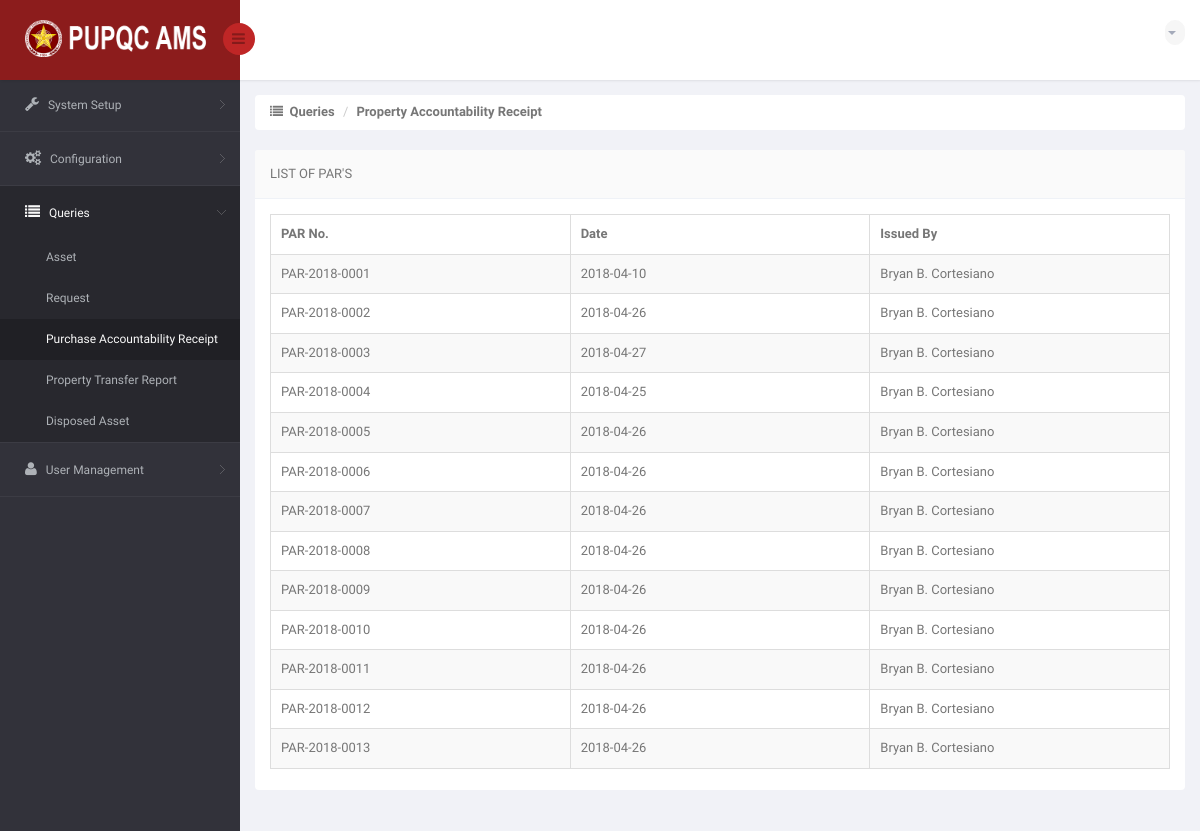
The page /DIR/Administrator/ADPar.php (signed in) on the database as committed earlier.
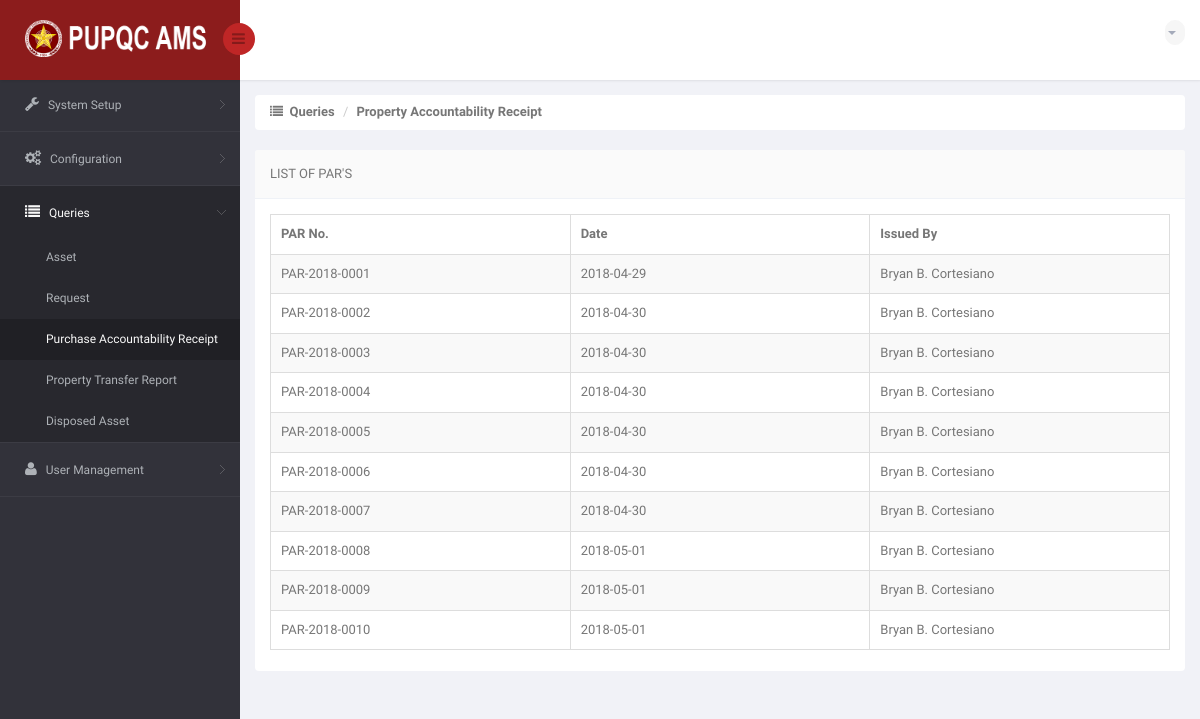
The same page on the database as committed later.
### tables this page shows
CREATE TABLE `ams_t_par` (
  `PAR_ID` int(11) NOT NULL,
  `PAR_NO` varchar(15) NOT NULL,
  `PAR_DATE` date NOT NULL,
  `PAR_ISSUED_BY` varchar(120) NOT NULL,
  `PAR_DU_VIEW` int(11) NOT NULL DEFAULT '0',
  `PAR_DU_CLICKED` int(11) NOT NULL DEFAULT '0'
);

### DIR/Administrator/ADPar.php (the view, shortened to what the changed rows need)
<!DOCTYPE html>
<html lang="en">
<head>
    <link href="../../bs3/css/bootstrap.min.css" rel="stylesheet">
    <link href="../../css/bootstrap-reset.css" rel="stylesheet">
    <link href="../../font-awesome/css/font-awesome.css" rel="stylesheet" />
    <link href="../../js/advanced-datatable/css/demo_page.css" rel="stylesheet" />
    <link href="../../js/advanced-datatable/css/demo_table.css" rel="stylesheet" />
    <link rel="stylesheet" href="../../js/data-tables/DT_bootstrap.css" />
    <link href="../../css/style.css" rel="stylesheet">
    <link href="../../css/style-responsive.css" rel="stylesheet" />
    <link href="../../js/iCheck/skins/minimal/minimal.css" rel="stylesheet">
    <link href="../../js/iCheck/skins/minimal/red.css" rel="stylesheet">
    <link href="../../js/iCheck/skins/minimal/green.css" rel="stylesheet">
    <link href="../../js/iCheck/skins/minimal/blue.css" rel="stylesheet">
    <link href="../../js/iCheck/skins/minimal/yellow.css" rel="stylesheet">
    <link href="../../js/iCheck/skins/minimal/purple.css" rel="stylesheet">
    <link href="../../js/iCheck/skins/square/square.css" rel="stylesheet">
    <link href="../../js/iCheck/skins/square/red.css" rel="stylesheet">
    <link href="../../js/iCheck/skins/square/green.css" rel="stylesheet">
    <link href="../../js/iCheck/skins/square/blue.css" rel="stylesheet">
    <link href="../../js/iCheck/skins/square/yellow.css" rel="stylesheet">
    <link href="../../js/iCheck/skins/square/purple.css" rel="stylesheet">
    <link href="../../js/iCheck/skins/flat/grey.css" rel="stylesheet">
    <link href="../../js/iCheck/skins/flat/red.css" rel="stylesheet">
    <link href="../../js/iCheck/skins/flat/green.css" rel="stylesheet">
    <link href="../../js/iCheck/skins/flat/blue.css" rel="stylesheet">
    <link href="../../js/iCheck/skins/flat/yellow.css" rel="stylesheet">
    <link href="../../js/iCheck/skins/flat/purple.css" rel="stylesheet">
    <link rel="stylesheet" type="text/css" href="../../js/select2/select2.css" />
    <link rel="stylesheet" type="text/css" href="../../js/bootstrap-daterangepicker/daterangepicker-bs3.css" />
    <link rel="stylesheet" type="text/css" href="../../js/bootstrap-datetimepicker/css/datetimepicker.css" />
    <link rel="stylesheet" type="text/css" href="../../js/bootstrap-datepicker/css/datepicker.css" />
    <link href="../../js/plugins/sweetalert/sweetalert.css" type="text/css" rel="stylesheet" media="screen,projection">
</head>
<body>
<section id="container" >
                <?php
                    include('../Connection/db.php');
                  ?>
    <section id="main-content">
        <section class="wrapper">
            <div class="row">
                <div class="col-sm-12">
                    <section class="panel">
                        <div class="panel-body">
                            <div class="adv-table">
                                <table  class="display table table-bordered table-striped tblCampusData" id="dynamic-table">
                                    <thead>
                                        <tr>
                                            <th style="width: 250px">PAR No.</th>
                                            <th style="width: 250px">Date</th>
                                            <th style="width: 250px">Issued By</th>
                                    </thead>
                                    <tbody>
                                    <?php
                                        $sql = "SELECT * FROM ams_t_par";
                                        $result = mysqli_query($connection, $sql) or die("Bad Query: $sql");
                                        while($row = mysqli_fetch_assoc($result))
                                            {
                                              $no = $row['PAR_NO'];
                                              $date = $row['PAR_DATE'];
                                              $iss = $row['PAR_ISSUED_BY'];
                                    ?>
                                        <tr class="gradeX"">
                                            <td> <?php echo $no; ?> </td>
                                            <td> <?php echo $date; ?> </td>
                                            <td> <?php echo $iss; ?> </td>
                                        </tr>
                                    <?php
                                        }
                                    ?>
                                    </tbody>
                                </table>
                            </div>
                        </div>
                    </section>
                </div>
            </div>
        </section>
    </section>
</section>
</body>
</html>

Rows that differ between the two databases and show on the page:
removed ams_t_par: PAR_NO "PAR-2018-0011", PAR_DATE "2018-04-26", PAR_ISSUED_BY "Bryan B. Cortesiano"
removed ams_t_par: PAR_NO "PAR-2018-0012", PAR_DATE "2018-04-26", PAR_ISSUED_BY "Bryan B. Cortesiano"
removed ams_t_par: PAR_NO "PAR-2018-0013", PAR_DATE "2018-04-26", PAR_ISSUED_BY "Bryan B. Cortesiano"
changed ams_t_par "PAR-2018-0001": PAR_DATE "2018-04-10" → "2018-04-29"
changed ams_t_par "PAR-2018-0002": PAR_DATE "2018-04-26" → "2018-04-30"
changed ams_t_par "PAR-2018-0003": PAR_DATE "2018-04-27" → "2018-04-30"
changed ams_t_par "PAR-2018-0004": PAR_DATE "2018-04-25" → "2018-04-30"
changed ams_t_par "PAR-2018-0005": PAR_DATE "2018-04-26" → "2018-04-30"
changed ams_t_par "PAR-2018-0006": PAR_DATE "2018-04-26" → "2018-04-30"
changed ams_t_par "PAR-2018-0007": PAR_DATE "2018-04-26" → "2018-04-30"
changed ams_t_par "PAR-2018-0008": PAR_DATE "2018-04-26" → "2018-05-01"
changed ams_t_par "PAR-2018-0009": PAR_DATE "2018-04-26" → "2018-05-01"
changed ams_t_par "PAR-2018-0010": PAR_DATE "2018-04-26" → "2018-05-01"
